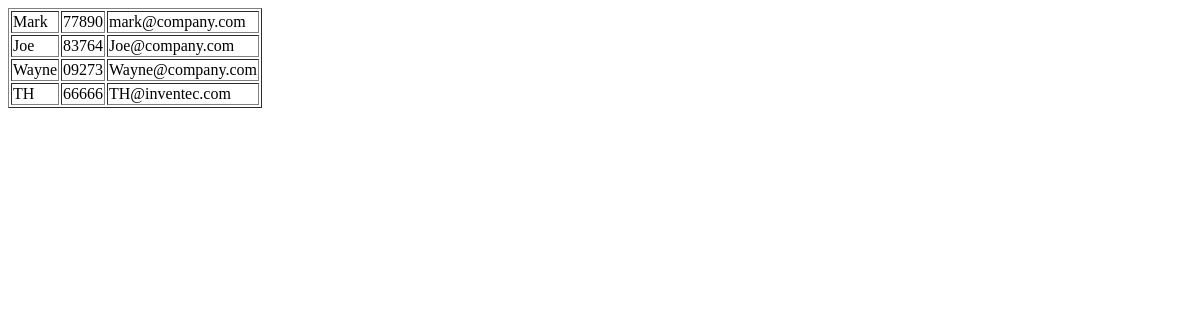
/member/, run on an earlier commit of the app's database.
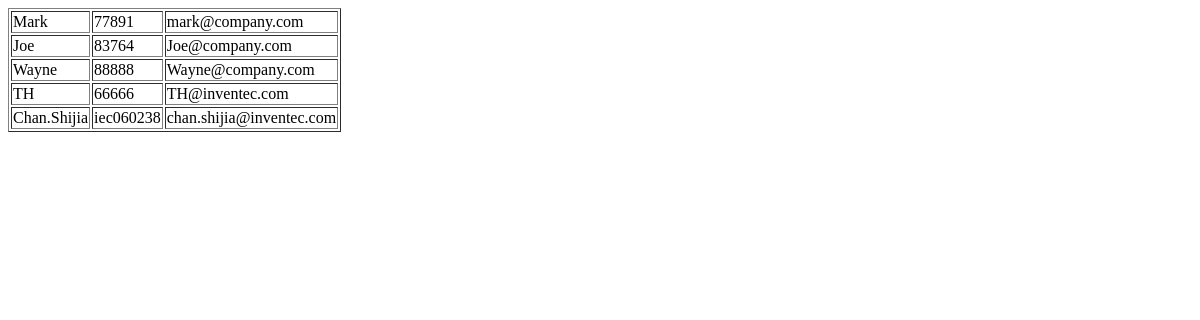
And on a later commit of the database.
### member/models.py (models this page shows, shortened)
class Post(models.Model):
    name = models.CharField(max_length=20)
    number = models.CharField(max_length=10)
    email = models.CharField(max_length=30)
    created_date = models.DateTimeField(default=timezone.now)
    updated_date = models.DateTimeField('更新時間', auto_now=True)

### member/views.py (the view)
# urls.py: path('member/', member),
def member(request):
    member_data = Post.objects.all()
    return render(request, 'member.html', {'member_data': member_data})

### member/templates/member.html (shortened to what this page needs)
<!DOCTYPE html>
<html lang="en">
<head>
</head>
<body>
    <table border=1>
    {% for member in member_data %}
            <tr>
                <td>{{ member.name }}</td>
                <td>{{ member.number }}</td>
                <td>{{ member.email }}</td>
            </tr>
    {% endfor %}
    </table>
</body>
</html>

What changed in the data, as far as the page shows it:
changed Post "Mark": number "77890" → "77891"
changed Post "Wayne": number "09273" → "88888"
added Post: name "Chan.Shijia", number "iec060238", email "chan.shijia@inventec.com"
